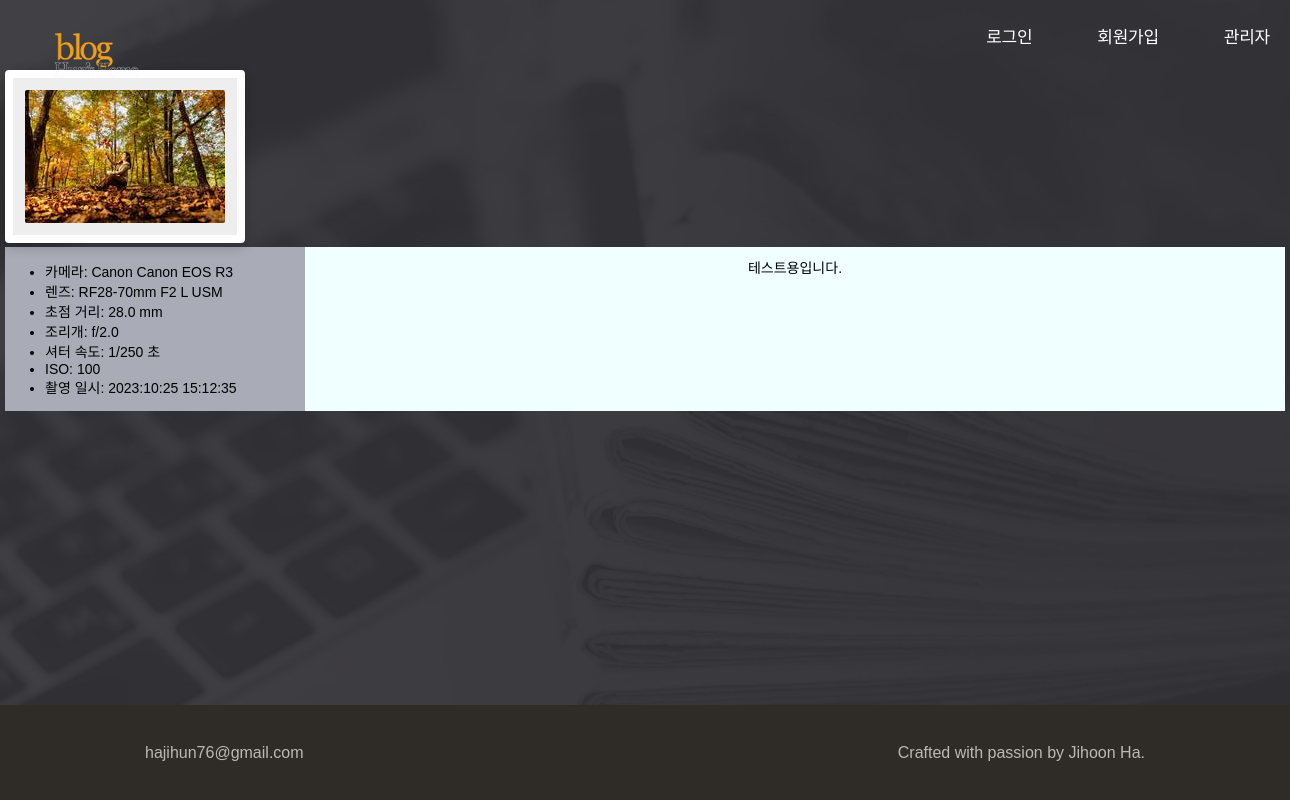
The page /posts/lists/8/pics/24/ on the database its author committed.
### blog/models.py (models this page shows, shortened)
class PostListPics(models.Model):
    post_list = models.ForeignKey(
        'PostList', on_delete=models.CASCADE, related_name='pics'
    )
    author = models.ForeignKey(User, on_delete=models.CASCADE)
    content = models.TextField(null=True, blank=True)
    image = models.ImageField(upload_to='post_list_pics/original/')
    thumbnail = models.ImageField(
        upload_to='post_list_pics/thumbnails/',
        blank=True, editable=False
    )
    metadata = models.JSONField(
        blank=True, null=True,
        help_text="EXIF 메타데이터(카메라, 렌즈, ISO 등)를 저장"
    )

### blog/views.py (the view)
# urls.py: path('posts/lists/<int:post_list_id>/pics/<int:pics_id>/', views.PostPicsDetailView.as_view(), name='post_pics_detail'),
class PostPicsDetailView(DetailView):
    model = PostListPics
    template_name = 'blog/gallery/pics_detail.html'
    context_object_name = 'pic'
    pk_url_kwarg = 'pics_id'
    def get_context_data(self, **kwargs):
        context = super().get_context_data(**kwargs)
        context['exif'] = self.object.metadata or {}
        return context

### blog/templatetags/exif_extras.py (called while the page is built)
@register.filter
def rational_to_float(value, decimal_places=1):
    try:
        num, den = value
        result = num / den
        format_str = f"%.{decimal_places}f"
        return format_str % result
    except Exception:
        return ''

### blog/templates/blog/gallery/pics_detail.html (shortened to what this page needs)
{% extends "blog_base/base_with_navbar.html" %}
{% load static %}
{% load exif_extras %}
{% block content %}
<main class="site-body">
  <div class="container_detail">
    <div class="image-frame">
      <img id="responsiveImg" class="responsive-img" src="{{ pic.image.url }}" alt="Original Image">
    </div>
    <section class="meta_info">
      {% if exif %}
        <ul>
          {% if exif.Make and exif.Model %}
            <li>카메라: {{ exif.Make }} {{ exif.Model }}</li>
          {% endif %}
          {% if exif.LensModel %}
            <li>렌즈: {{ exif.LensModel }}</li>
          {% endif %}
          {% if exif.FocalLength %}
              <li>초점 거리: {{ exif.FocalLength|rational_to_float }} mm</li>
          {% endif %}
          {% if exif.FNumber %}
            <li>
              조리개: f/{{ exif.FNumber|rational_to_float }}
            </li>
          {% endif %}
          {% if exif.ExposureTime %}
            {% with num=exif.ExposureTime.0 den=exif.ExposureTime.1 %}
              <li>셔터 속도: {{ num }}/{{ den }} 초</li>
            {% endwith %}
          {% endif %}
          {% if exif.ISOSpeedRatings %}
            <li>ISO: {{ exif.ISOSpeedRatings }}</li>
          {% endif %}
          {% if exif.DateTimeOriginal %}
            <li>촬영 일시: {{ exif.DateTimeOriginal }}</li>
          {% endif %}
        </ul>
        <div class="content_detail">
          {{ pic.content|linebreaksbr}}
        </div>
      {% else %}
        <p>EXIF 정보가 없습니다.</p>
      {% endif %}
    </section>
  </div>
</main>
{% endblock content %}

### blog/static/blog/css/theme.css (style rules this page uses)
* { font-family: "Spoqa Han Sans Neo", sans-serif; }
:root { --border: #e3e1dc; --text: #fff; --link: #fff; --site-footer: #bcb9b0; --site-footer-background: #2f2c28; --site-header-background: rgba(255, 255, 255, 0.76); --max-content-width: 1000px; --input-background: #fff; --input-border: #cccac3; --input-error: #999; --input-error-border: #e6584e; --input-focus-border: #ffcc00; --input-focus-background: #fffdf3; --input-placeholder: #bcb9b0; --button-text: #fff; --button-primary-background: #222; --button-primary-hover-background: #444; --account-link: #fff; --box-border: #e3e1dc; --dialog-border: #e3e1dc; --dialog-background: #f6f5f3; --dialog-info: #e1811b; --max-content-width: 1000px; --file-content-border: #cccac3; --file-content-background: #fff; --profile-header-edit: #7b776b; --main-header-border: #f0efec; --main-header-background: #fff; --profile-header-edit: #7b776b; --avatar-placeholder: #e3e1dc; --chip-border: #e3e1dc; --chip-text: #2f2c28; }

### blog/static/blog/css/styles.css (style rules this page uses)
html { position: relative; min-height: 100vh; margin: 0; }
body { display: flex; min-height: 100vh; flex-direction: column; margin: 0; padding: 0; background: url("../images/bg.jpg") no-repeat center top/cover; -webkit-font-smoothing: antialiased; -moz-osx-font-smoothing: auto; word-break: keep-all; }
body > .site-body { flex: 1 0 auto; }
.container_detail { display: block; justify-content: center; align-items: center; width: 1280px; margin: 0 auto; }
.responsive-img.landscape { width: 100%; height: auto; }
.meta_info { display: grid; grid-template-columns: 300px 1fr; background-color: #a9abb7; font-size: 14px; }
.content_detail { background-color: azure; padding: 10px 10px; text-align: center; }
.image-frame { display: inline-block; padding: 12px; border: 8px solid #fff; box-shadow: 0 4px 12px rgba(0,0,0,0.2); background: #eee; border-radius: 4px; }
.image-frame img { display: block; max-width: 100%; height: auto; border-radius: 2px; }

### rows shown on the page
PostListPics: image (picture), content "테스트용입니다."

### other values the page prints
{{ exif.Make }} "Canon"
{{ exif.Model }} "Canon EOS R3"
{{ exif.LensModel }} "RF28-70mm F2 L USM"
{{ exif.FocalLength|rational_to_float }} "28.0"
{{ exif.FNumber|rational_to_float }} "2.0"
{{ num }} "1"
{{ den }} "250"
{{ exif.ISOSpeedRatings }} "100"
{{ exif.DateTimeOriginal }} "2023:10:25 15:12:35"
